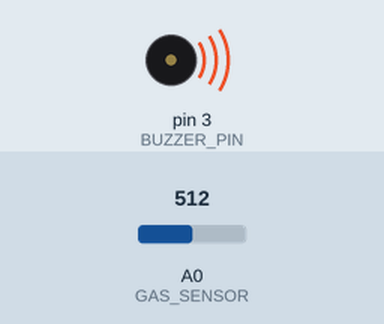
This sketch was run on a simulated Arduino Uno, built with avr-gcc and run on an emulated ATmega328P. Shown: buzzer (waves = sounding). The inputs (shaded band) are chosen by the test bench; at power-on: A0 (GAS_SENSOR) = 512. What the sketch prints to the serial monitor is not drawn.

Above: at 0.1 s.
Timing chart, 0 to 1.6 s (numbered marks = the images above):
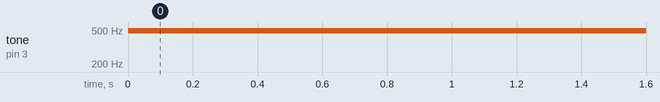

The sketch:

ReadGasSensorValue.ino
```cpp
#define BUZZER_PIN 3
#define GAS_SENSOR A0
int sensorValue = 0;
int gas_detected_value = 330;

void alertSound()
{
  Serial.println("gas detected");
  analogWrite(BUZZER_PIN, 50);
  delay(100);
  analogWrite(BUZZER_PIN, 0);
}

void sendAlert()
{
  alertSound();
}

void setup()
{
  pinMode(BUZZER_PIN, OUTPUT);
  Serial.begin(9600);
}

void loop()
{
  sensorValue = analogRead(GAS_SENSOR);
  Serial.println(sensorValue);
  if (sensorValue > gas_detected_value)
  {
    sendAlert();
  }
}
```

Measured:
- by itself, tone on pin 3 (BUZZER_PIN): silent → 490 Hz at 0.00 s
